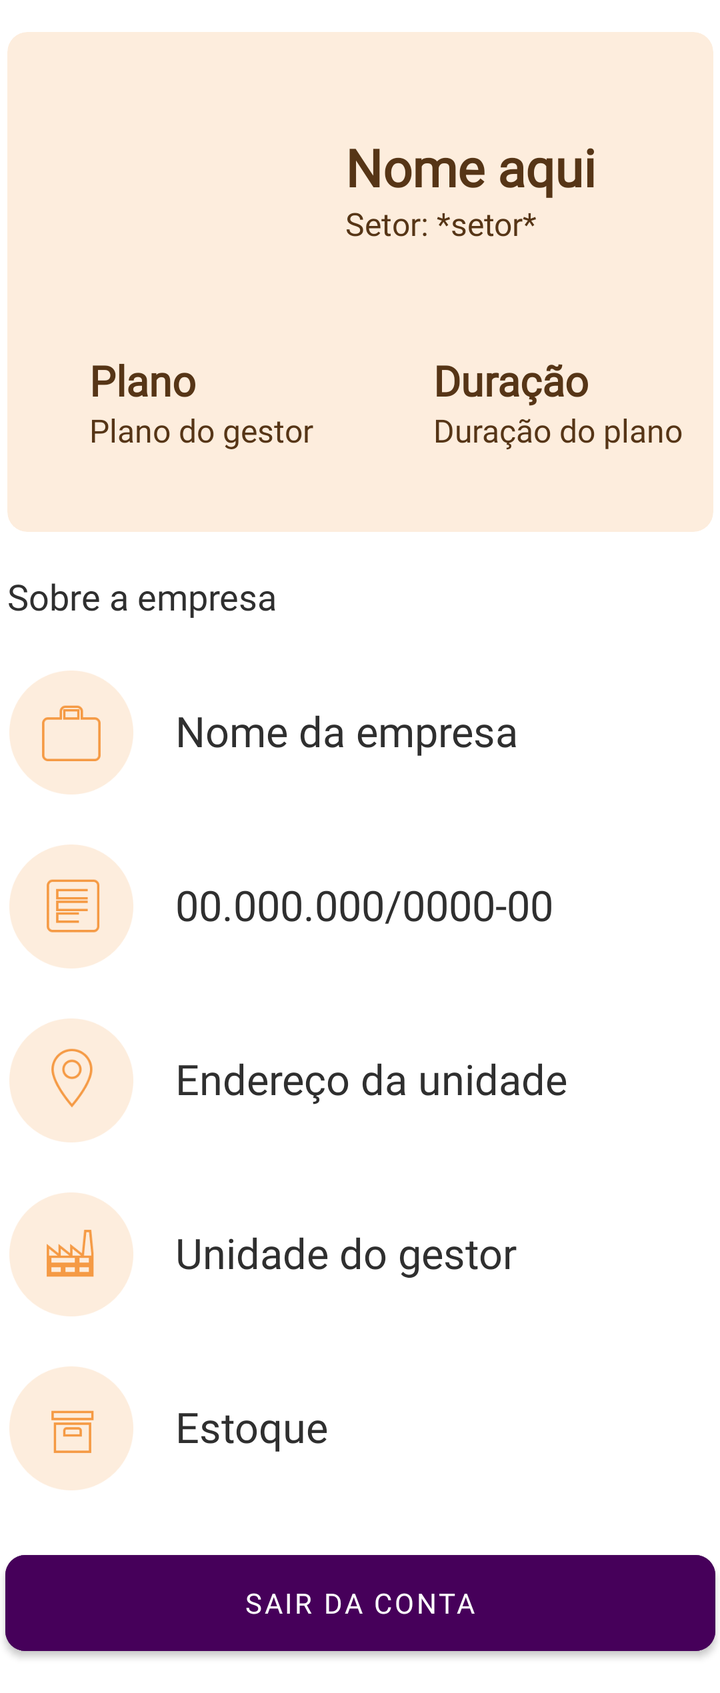
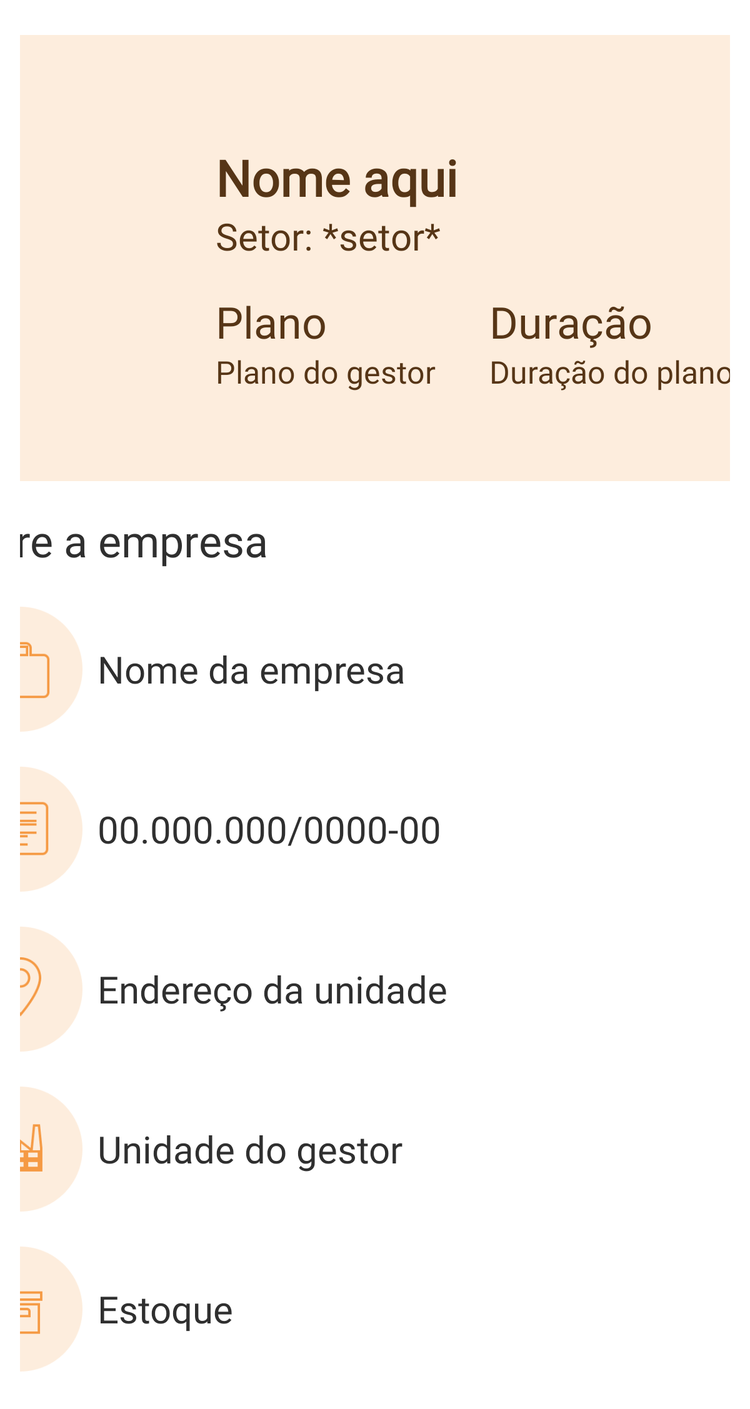

One screen, two layout resources from the same app: the default and the repository's alternative for another configuration. Each is rendered where Android would select it; the XML of both is given below.
<!-- AndroidManifest.xml: application theme Theme.AppFluxar -->
<!-- res/layout/fragment_nav_perfil.xml -->
<?xml version="1.0" encoding="utf-8"?>
<ScrollView xmlns:android="http://schemas.android.com/apk/res/android"
    xmlns:app="http://schemas.android.com/apk/res-auto"
    xmlns:tools="http://schemas.android.com/tools"
    android:layout_width="match_parent"
    android:layout_height="match_parent"
    tools:context=".ui.fragment.NavigationProfile">

    <androidx.constraintlayout.widget.ConstraintLayout
        android:layout_width="match_parent"
        android:layout_height="match_parent"
        tools:layout_editor_absoluteX="-74dp"
        tools:layout_editor_absoluteY="68dp">

        <com.google.android.material.card.MaterialCardView
            android:id="@+id/quadradoPerfil"
            android:layout_width="353dp"
            android:layout_height="250dp"
            android:layout_margin="16dp"
            android:layout_marginTop="36dp"
            android:backgroundTint="#FDEDDD"
            android:clickable="false"
            android:focusable="false"
            app:cardCornerRadius="10dp"
            app:cardElevation="0dp"
            app:layout_constraintEnd_toEndOf="parent"
            app:layout_constraintStart_toStartOf="parent"
            app:layout_constraintTop_toTopOf="parent"></com.google.android.material.card.MaterialCardView>

        <com.google.android.material.imageview.ShapeableImageView
            android:id="@+id/fotoPerfilPadrao"
            android:layout_width="98dp"
            android:layout_height="98dp"
            android:layout_marginStart="24dp"
            android:layout_marginTop="30dp"
            android:adjustViewBounds="true"
            android:scaleType="centerCrop"
            android:src="@drawable/foto_de_perfil_padrao"
            app:layout_constraintStart_toStartOf="@+id/quadradoPerfil"
            app:layout_constraintTop_toTopOf="@+id/quadradoPerfil" />

        <TextView
            android:id="@+id/nomeGestor"
            android:layout_width="wrap_content"
            android:layout_height="wrap_content"
            android:layout_marginTop="50dp"
            android:fontFamily="@font/montserrat_bold"
            android:text="Nome aqui"
            android:textColor="#563516"
            android:textSize="26dp"
            android:textStyle="bold"
            app:layout_constraintEnd_toEndOf="@+id/quadradoPerfil"
            app:layout_constraintHorizontal_bias="0.445"
            app:layout_constraintStart_toEndOf="@+id/fotoPerfilPadrao"
            app:layout_constraintTop_toTopOf="@+id/quadradoPerfil" />

        <TextView
            android:id="@+id/planoTitulo"
            android:layout_width="0dp"
            android:layout_height="wrap_content"
            android:layout_marginStart="17dp"
            android:layout_marginTop="32dp"
            android:fontFamily="@font/montserrat_bold"
            android:text="Plano"
            android:textColor="#563516"
            android:textSize="21dp"
            android:textStyle="bold"
            app:layout_constraintStart_toEndOf="@+id/fotoPerfilPadrao"
            app:layout_constraintStart_toStartOf="@+id/fotoPerfilPadrao"
            app:layout_constraintTop_toBottomOf="@+id/fotoPerfilPadrao" />

        <TextView
            android:id="@+id/duracaoTitulo"
            android:layout_width="0dp"
            android:layout_height="wrap_content"
            android:layout_marginStart="44dp"
            android:layout_marginTop="32dp"
            android:fontFamily="@font/montserrat_bold"
            android:text="Duração"
            android:textColor="#563516"
            android:textSize="21dp"
            android:textStyle="bold"
            app:layout_constraintStart_toEndOf="@+id/planoTitulo"
            app:layout_constraintStart_toStartOf="@+id/setorGestor"
            app:layout_constraintTop_toBottomOf="@+id/fotoPerfilPadrao" />

        <TextView
            android:id="@+id/setorGestor"
            android:layout_width="148dp"
            android:layout_height="43dp"
            android:fontFamily="@font/roboto"
            android:text="Setor: *setor*"
            android:textColor="#563516"
            android:textSize="16dp"
            app:layout_constraintStart_toEndOf="@+id/fotoPerfilPadrao"
            app:layout_constraintStart_toStartOf="@+id/nomeGestor"
            app:layout_constraintTop_toBottomOf="@+id/nomeGestor" />

        <TextView
            android:id="@+id/planoGestor"
            android:layout_width="0dp"
            android:layout_height="wrap_content"
            android:fontFamily="@font/roboto"
            android:text="Plano do gestor"
            android:textColor="#563516"
            android:textSize="16dp"
            app:layout_constraintStart_toStartOf="@+id/planoTitulo"
            app:layout_constraintTop_toBottomOf="@+id/planoTitulo" />

        <TextView
            android:id="@+id/nomeEmpresaGestor"
            android:layout_width="0dp"
            android:layout_height="wrap_content"
            android:layout_marginStart="20dp"
            android:layout_marginTop="16dp"
            android:fontFamily="@font/roboto"
            android:text="Nome da empresa"
            android:textColor="#2F2F2F"
            android:textSize="21dp"
            app:layout_constraintStart_toEndOf="@+id/imageView3"
            app:layout_constraintTop_toTopOf="@+id/imageView3" />

        <TextView
            android:id="@+id/cnpjEmpresaGestor"
            android:layout_width="0dp"
            android:layout_height="wrap_content"
            android:layout_marginStart="20dp"
            android:layout_marginTop="16dp"
            android:fontFamily="@font/roboto"
            android:text="00.000.000/0000-00 "
            android:textColor="#2F2F2F"
            android:textSize="21dp"
            app:layout_constraintStart_toEndOf="@+id/imageView4"
            app:layout_constraintTop_toTopOf="@+id/imageView4" />

        <TextView
            android:id="@+id/enderecoUnidadeGestor"
            android:layout_width="0dp"
            android:layout_height="wrap_content"
            android:layout_marginStart="20dp"
            android:layout_marginTop="16dp"
            android:fontFamily="@font/roboto"
            android:text="Endereço da unidade"
            android:textColor="#2F2F2F"
            android:textSize="21dp"
            app:layout_constraintStart_toEndOf="@+id/imageView5"
            app:layout_constraintTop_toTopOf="@+id/imageView5" />

        <TextView
            android:id="@+id/unidadeGestor"
            android:layout_width="0dp"
            android:layout_height="wrap_content"
            android:layout_marginStart="20dp"
            android:layout_marginTop="16dp"
            android:fontFamily="@font/roboto"
            android:text="Unidade do gestor"
            android:textColor="#2F2F2F"
            android:textSize="21dp"
            app:layout_constraintStart_toEndOf="@+id/imageView6"
            app:layout_constraintTop_toTopOf="@+id/imageView6" />

        <TextView
            android:id="@+id/estoqueGestor"
            android:layout_width="0dp"
            android:layout_height="wrap_content"
            android:layout_marginStart="20dp"
            android:layout_marginTop="16dp"
            android:layout_marginEnd="30dp"
            android:fontFamily="@font/roboto"
            android:text="Estoque"
            android:textColor="#2F2F2F"
            android:textSize="21dp"
            app:layout_constraintEnd_toEndOf="parent"
            app:layout_constraintStart_toEndOf="@+id/imageView7"
            app:layout_constraintTop_toTopOf="@+id/imageView7" />

        <TextView
            android:id="@+id/duracaoPlanoGestor"
            android:layout_width="0dp"
            android:layout_height="wrap_content"
            android:fontFamily="@font/roboto"
            android:text="Duração do plano"
            android:textColor="#563516"
            android:textSize="16dp"
            app:layout_constraintStart_toEndOf="@+id/duracaoTitulo"
            app:layout_constraintStart_toStartOf="@+id/duracaoTitulo"
            app:layout_constraintTop_toBottomOf="@+id/duracaoTitulo" />

        <TextView
            android:id="@+id/sobreAEmpresaTitulo"
            android:layout_width="wrap_content"
            android:layout_height="wrap_content"
            android:layout_marginTop="20dp"
            android:fontFamily="@font/montserrat_bold"
            android:text="Sobre a empresa"
            android:textColor="#2F2F2F"
            android:textSize="18dp"
            app:layout_constraintStart_toStartOf="@id/quadradoPerfil"
            app:layout_constraintTop_toBottomOf="@id/quadradoPerfil" />

        <ImageView
            android:id="@+id/imageView3"
            android:layout_width="64dp"
            android:layout_height="62dp"
            android:layout_marginTop="25dp"
            android:src="@drawable/icone_mala_nome_empresa"
            app:layout_constraintStart_toStartOf="@+id/sobreAEmpresaTitulo"
            app:layout_constraintTop_toBottomOf="@+id/sobreAEmpresaTitulo" />

        <ImageView
            android:id="@+id/imageView4"
            android:layout_width="64dp"
            android:layout_height="62dp"
            android:layout_marginTop="25dp"
            android:src="@drawable/icone_cnpj"
            app:layout_constraintStart_toStartOf="@+id/imageView3"
            app:layout_constraintTop_toBottomOf="@+id/imageView3" />

        <ImageView
            android:id="@+id/imageView5"
            android:layout_width="64dp"
            android:layout_height="62dp"
            android:layout_marginTop="25dp"
            android:src="@drawable/icone_local_empresa"
            app:layout_constraintStart_toStartOf="@+id/imageView4"
            app:layout_constraintTop_toBottomOf="@+id/imageView4" />

        <ImageView
            android:id="@+id/imageView6"
            android:layout_width="64dp"
            android:layout_height="62dp"
            android:layout_marginTop="25dp"
            android:src="@drawable/icone_unidade"
            app:layout_constraintStart_toStartOf="@+id/imageView5"
            app:layout_constraintTop_toBottomOf="@+id/imageView5" />

        <ImageView
            android:id="@+id/imageView7"
            android:layout_width="64dp"
            android:layout_height="62dp"
            android:layout_marginTop="25dp"
            android:src="@drawable/icone_estoque"
            app:layout_constraintStart_toStartOf="@+id/imageView6"
            app:layout_constraintTop_toBottomOf="@+id/imageView6" />

        <Button
            android:id="@+id/btSairContaPerfil"
            android:layout_width="355dp"
            android:layout_height="60dp"
            android:layout_marginTop="44dp"
            android:layout_marginBottom="15dp"
            android:backgroundTint="@color/roxo_principal"
            android:fontFamily="@font/roboto_bold"
            android:text="Sair da conta"
            android:textColor="#FFFFFF"
            app:cornerRadius="10dp"
            app:layout_constraintBottom_toBottomOf="parent"
            app:layout_constraintEnd_toEndOf="parent"
            app:layout_constraintHorizontal_bias="0.507"
            app:layout_constraintStart_toStartOf="parent"
            app:layout_constraintTop_toBottomOf="@+id/estoqueGestor" />

    </androidx.constraintlayout.widget.ConstraintLayout>

</ScrollView>
<!-- resources referenced by this layout -->
<resources>
  <color name="roxo_principal">#46005A</color>
  <!-- drawable icone_cnpj: png bitmap (drawable, 4491 bytes) -->
  <!-- drawable icone_estoque: png bitmap (drawable, 4095 bytes) -->
  <!-- drawable icone_local_empresa: png bitmap (drawable, 6748 bytes) -->
  <!-- drawable icone_mala_nome_empresa: png bitmap (drawable, 4556 bytes) -->
  <!-- drawable icone_unidade: png bitmap (drawable, 4569 bytes) -->
  <style name="Theme.AppFluxar" parent="Theme.MaterialComponents.DayNight.DarkActionBar">
          
          <item name="colorPrimary">@color/roxo_principal</item>
          <item name="colorPrimaryVariant">@color/roxo_principal</item>
          <item name="colorOnPrimary">@color/laranja_principal</item>
          
          <item name="colorSecondary">@color/laranja_principal</item>
          <item name="colorSecondaryVariant">@color/laranja_secundario</item>
          <item name="colorOnSecondary">@color/preto</item>
          
          <item name="android:statusBarColor">@color/roxo_principal</item>
          
      </style>
  <color name="laranja_principal">#F59A44</color>
  <color name="laranja_secundario">#FDEDDD</color>
  <color name="preto">#2F2F2F</color>
</resources>
<!-- res/layout-sw600dp/fragment_nav_perfil.xml (the repository's variant of the layout above) -->
<!-- drawn on a 7-inch tablet held upright -->
<?xml version="1.0" encoding="utf-8"?>
<ScrollView xmlns:android="http://schemas.android.com/apk/res/android"
    xmlns:app="http://schemas.android.com/apk/res-auto"
    android:layout_width="match_parent"
    android:layout_height="match_parent"
    android:fillViewport="true">

    <androidx.constraintlayout.widget.ConstraintLayout
        android:layout_width="match_parent"
        android:layout_height="wrap_content"
        android:padding="16dp">

        

        
        <com.google.android.material.card.MaterialCardView
            android:id="@+id/quadradoPerfil"
            android:layout_width="697dp"
            android:layout_height="357dp"
            android:layout_marginTop="12dp"
            android:backgroundTint="#FDEDDD"
            app:cardCornerRadius="12dp"
            app:cardElevation="0dp"
            app:layout_constraintEnd_toEndOf="parent"
            app:layout_constraintHeight_percent="0.28"
            app:layout_constraintStart_toStartOf="parent"
            app:layout_constraintTop_toTopOf="parent"
            app:layout_constraintWidth_percent="0.95" />

        <com.google.android.material.imageview.ShapeableImageView
            android:id="@+id/fotoPerfilPadrao"
            android:layout_width="189dp"
            android:layout_height="183dp"
            android:layout_margin="16dp"
            android:layout_marginBottom="142dp"
            android:adjustViewBounds="true"
            android:scaleType="centerCrop"
            android:src="@drawable/foto_de_perfil_padrao"
            app:layout_constraintBottom_toBottomOf="@+id/quadradoPerfil"
            app:layout_constraintDimensionRatio="2:2"
            app:layout_constraintStart_toStartOf="@id/quadradoPerfil"
            app:layout_constraintTop_toTopOf="@id/quadradoPerfil"
            app:layout_constraintWidth_percent="0.25" />

        
        <TextView
            android:id="@+id/nomeGestor"
            android:layout_width="0dp"
            android:layout_height="wrap_content"
            android:layout_marginStart="16dp"
            android:fontFamily="@font/montserrat_bold"
            android:text="Nome aqui"
            android:textColor="#563516"
            android:textSize="40sp"
            android:textStyle="bold"
            app:layout_constraintEnd_toEndOf="@id/quadradoPerfil"
            app:layout_constraintStart_toEndOf="@id/fotoPerfilPadrao"
            app:layout_constraintTop_toTopOf="@id/fotoPerfilPadrao" />

        
        <TextView
            android:id="@+id/setorGestor"
            android:layout_width="0dp"
            android:layout_height="wrap_content"
            android:fontFamily="@font/roboto"
            android:text="Setor: *setor*"
            android:textColor="#563516"
            android:textSize="30sp"
            app:layout_constraintStart_toStartOf="@id/nomeGestor"
            app:layout_constraintTop_toBottomOf="@id/nomeGestor" />

        
        <TextView
            android:id="@+id/planoTitulo"
            android:layout_width="wrap_content"
            android:layout_height="wrap_content"
            android:layout_marginTop="25dp"
            android:fontFamily="@font/montserrat_bold"
            android:text="Plano"
            android:textColor="#563516"
            android:textSize="35sp"
            app:layout_constraintStart_toStartOf="@id/setorGestor"
            app:layout_constraintTop_toBottomOf="@id/setorGestor" />

        <TextView
            android:id="@+id/planoGestor"
            android:layout_width="0dp"
            android:layout_height="wrap_content"
            android:fontFamily="@font/roboto"
            android:text="Plano do gestor"
            android:textColor="#563516"
            android:textSize="25sp"
            app:layout_constraintStart_toStartOf="@id/planoTitulo"
            app:layout_constraintTop_toBottomOf="@id/planoTitulo" />

        
        <TextView
            android:id="@+id/duracaoTitulo"
            android:layout_width="wrap_content"
            android:layout_height="wrap_content"
            android:layout_marginStart="130dp"
            android:fontFamily="@font/montserrat_bold"
            android:text="Duração"
            android:textColor="#563516"
            android:textSize="35sp"
            app:layout_constraintStart_toEndOf="@id/planoTitulo"
            app:layout_constraintTop_toTopOf="@id/planoTitulo" />

        <TextView
            android:id="@+id/duracaoPlanoGestor"
            android:layout_width="wrap_content"
            android:layout_height="wrap_content"
            android:fontFamily="@font/roboto"
            android:text="Duração do plano"
            android:textColor="#563516"
            android:textSize="25sp"
            app:layout_constraintStart_toStartOf="@id/duracaoTitulo"
            app:layout_constraintTop_toBottomOf="@id/duracaoTitulo" />

        

        
        <TextView
            android:id="@+id/sobreAEmpresaTitulo"
            android:layout_width="wrap_content"
            android:layout_height="wrap_content"
            android:layout_marginTop="24dp"
            android:fontFamily="@font/montserrat_bold"
            android:text="Sobre a empresa"
            android:textColor="@color/preto"
            android:textSize="35sp"
            app:layout_constraintStart_toStartOf="@+id/quadradoPerfil"
            app:layout_constraintTop_toBottomOf="@id/quadradoPerfil" />

        <LinearLayout
            android:id="@+id/containerEmpresa"
            android:layout_width="0dp"
            android:layout_height="wrap_content"
            android:layout_marginTop="16dp"
            android:orientation="vertical"
            app:layout_constraintEnd_toEndOf="parent"
            app:layout_constraintStart_toStartOf="@+id/sobreAEmpresaTitulo"
            app:layout_constraintTop_toBottomOf="@id/sobreAEmpresaTitulo">

            
            <LinearLayout
                android:layout_width="match_parent"
                android:layout_height="wrap_content"
                android:gravity="center_vertical"
                android:orientation="horizontal"
                android:padding="14dp">

                <ImageView
                    android:layout_width="100sp"
                    android:layout_height="100sp"
                    android:src="@drawable/icone_mala_nome_empresa" />

                <TextView
                    android:id="@+id/nomeEmpresaGestor"
                    android:layout_width="wrap_content"
                    android:layout_height="wrap_content"
                    android:layout_marginStart="12dp"
                    android:fontFamily="@font/roboto"
                    android:text="Nome da empresa"
                    android:textColor="#2F2F2F"
                    android:textSize="30sp" />
            </LinearLayout>

            
            <LinearLayout
                android:layout_width="match_parent"
                android:layout_height="wrap_content"
                android:gravity="center_vertical"
                android:orientation="horizontal"
                android:padding="14dp">

                <ImageView
                    android:layout_width="100sp"
                    android:layout_height="100sp"
                    android:src="@drawable/icone_cnpj" />

                <TextView
                    android:id="@+id/cnpjEmpresaGestor"
                    android:layout_width="wrap_content"
                    android:layout_height="wrap_content"
                    android:layout_marginStart="12dp"
                    android:fontFamily="@font/roboto"
                    android:text="00.000.000/0000-00"
                    android:textColor="#2F2F2F"
                    android:textSize="30sp" />
            </LinearLayout>

            
            <LinearLayout
                android:layout_width="match_parent"
                android:layout_height="wrap_content"
                android:gravity="center_vertical"
                android:orientation="horizontal"
                android:padding="14dp">

                <ImageView
                    android:layout_width="100sp"
                    android:layout_height="100sp"
                    android:src="@drawable/icone_local_empresa" />

                <TextView
                    android:id="@+id/enderecoUnidadeGestor"
                    android:layout_width="wrap_content"
                    android:layout_height="wrap_content"
                    android:layout_marginStart="12dp"
                    android:fontFamily="@font/roboto"
                    android:text="Endereço da unidade"
                    android:textColor="#2F2F2F"
                    android:textSize="30sp" />
            </LinearLayout>

            
            <LinearLayout
                android:layout_width="match_parent"
                android:layout_height="wrap_content"
                android:gravity="center_vertical"
                android:orientation="horizontal"
                android:padding="14dp">

                <ImageView
                    android:layout_width="100sp"
                    android:layout_height="100sp"
                    android:src="@drawable/icone_unidade" />

                <TextView
                    android:id="@+id/unidadeGestor"
                    android:layout_width="wrap_content"
                    android:layout_height="wrap_content"
                    android:layout_marginStart="12dp"
                    android:fontFamily="@font/roboto"
                    android:text="Unidade do gestor"
                    android:textColor="#2F2F2F"
                    android:textSize="30sp" />
            </LinearLayout>

            
            <LinearLayout
                android:layout_width="match_parent"
                android:layout_height="wrap_content"
                android:gravity="center_vertical"
                android:orientation="horizontal"
                android:padding="14dp">

                <ImageView
                    android:layout_width="100sp"
                    android:layout_height="100sp"
                    android:src="@drawable/icone_estoque" />

                <TextView
                    android:id="@+id/estoqueGestor"
                    android:layout_width="wrap_content"
                    android:layout_height="wrap_content"
                    android:layout_marginStart="12dp"
                    android:fontFamily="@font/roboto"
                    android:text="Estoque"
                    android:textColor="#2F2F2F"
                    android:textSize="30sp" />
            </LinearLayout>

        </LinearLayout>

    </androidx.constraintlayout.widget.ConstraintLayout>
</ScrollView>
<!-- resources referenced by the variant -->
<!-- as a 7-inch tablet held upright resolves them -->
<resources>
  <color name="preto">#2F2F2F</color>
  <!-- drawable icone_cnpj: png bitmap (drawable, 4491 bytes) -->
  <!-- drawable icone_estoque: png bitmap (drawable, 4095 bytes) -->
  <!-- drawable icone_local_empresa: png bitmap (drawable, 6748 bytes) -->
  <!-- drawable icone_mala_nome_empresa: png bitmap (drawable, 4556 bytes) -->
  <!-- drawable icone_unidade: png bitmap (drawable, 4569 bytes) -->
  <style name="Theme.AppFluxar" parent="Theme.MaterialComponents.DayNight.DarkActionBar">
          
          <item name="colorPrimary">@color/roxo_principal</item>
          <item name="colorPrimaryVariant">@color/roxo_principal</item>
          <item name="colorOnPrimary">@color/laranja_principal</item>
          
          <item name="colorSecondary">@color/laranja_principal</item>
          <item name="colorSecondaryVariant">@color/laranja_secundario</item>
          <item name="colorOnSecondary">@color/preto</item>
          
          <item name="android:statusBarColor">@color/roxo_principal</item>
          
      </style>
  <color name="roxo_principal">#46005A</color>
  <color name="laranja_principal">#F59A44</color>
  <color name="laranja_secundario">#FDEDDD</color>
</resources>
